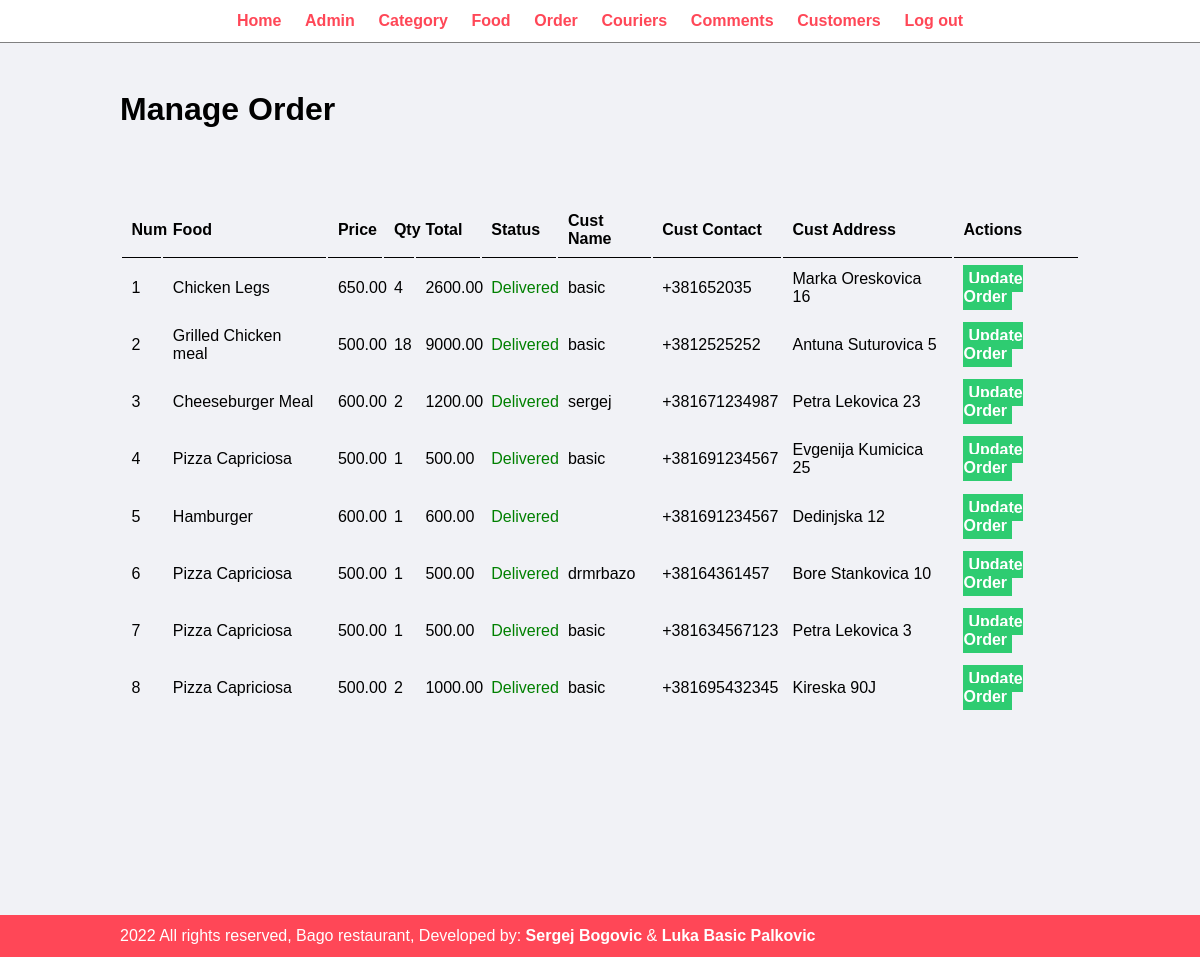
The page /admin/manage-order.php (signed in) on the database its author committed.
### tables this page shows
CREATE TABLE `tbl_order` (
  `id` int(11) NOT NULL,
  `food` varchar(255) NOT NULL,
  `price` decimal(10, 2) NOT NULL,
  `qty` int(11) NOT NULL,
  `total` decimal(10, 2) NOT NULL,
  `order_date` datetime NOT NULL,
  `status` varchar(255) NOT NULL,
  `customer_name` varchar(255) NOT NULL,
  `customer_contact` varchar(255) NOT NULL,
  `customer_address` text NOT NULL
);

### admin/manage-order.php (the view, shortened to what this page needs)
<?php include('partials/menu.php'); ?>
<div class="main-content">
    <div class="wrapper">
        <h1>Manage Order</h1>
        <br><br>
        <br><br>
        <table class="tbl-full">
            <tr>
                <th>Num</th>
                <th>Food</th>
                <th>Price</th>
                <th>Qty</th>
                <th>Total</th>
                <th>Status</th>
                <th>Cust Name</th>
                <th>Cust Contact</th>
                <th>Cust Address</th>
                <th>Actions</th>
            </tr>
            <?php
            $sql = "SELECT * FROM tbl_order ORDER BY id DESC";
            $res = mysqli_query($conn, $sql);
            $count = mysqli_num_rows($res);
            $sn = 1;
            if ($count > 0) {
                while ($row = mysqli_fetch_assoc($res)) {
                    $id = $row['id'];
                    $food = $row['food'];
                    $price = $row['price'];
                    $qty = $row['qty'];
                    $total = $row['total'];
                    $status = $row['status'];
                    $customer_name = $row['customer_name'];
                    $customer_contact = $row['customer_contact'];
                    $customer_address = $row['customer_address'];
            ?>
                    <tr>
                        <td><?php echo $sn++; ?></td>
                        <td><?php echo $food; ?></td>
                        <td><?php echo $price; ?></td>
                        <td><?php echo $qty; ?></td>
                        <td><?php echo $total; ?></td>
                        <td>
                            <?php
                            if ($status == "Ordered") {
                                echo "<label>$status</label>";
                            } elseif ($status == "Delivered") {
                                echo "<label style='color: green;'>$status</label>";
                            } elseif ($status == "Cancelled") {
                                echo "<label style='color: red;'>$status</label>";
                            }
                            ?>
                        </td>
                        <td><?php echo $customer_name; ?></td>
                        <td><?php echo $customer_contact; ?></td>
                        <td><?php echo $customer_address; ?></td>
                        <td>
                            <a href="<?php echo SITEURL; ?>admin/update-order.php?id=<?php echo $id ?>" class="btn-secondary">Update Order</a>
                        </td>
                    </tr>
            <?php
                }
            } else {
                echo "<tr><td colspan='2' class='error'>Orders not available.</td></tr>";
            }
            ?>
        </table>
    </div>
</div>
<?php include('partials/footer.php'); ?>

### adminstyle/admin.css (style rules this page uses)
* { margin: 0; padding: 0; font-family: Arial, Helvetica, sans-serif; }
.wrapper { padding: 1%; width: 80%; margin: 0 auto; }
.tbl-full { width: 100%; }
table tr th { border-bottom: 1px solid black; padding: 1%; text-align: left; }
table tr td { padding: 1%; }
.btn-secondary { background-color: #2ecc71; padding: 1%; color: white; text-decoration: none; font-weight: bold; padding: 5px; }
.main-content { background-color: #f1f2f6; padding: 3% 0; position: relative; min-height: 100vh; }

### rows shown on the page
tbl_order: food "Chicken Legs", price "650.00", qty "4", total "2600.00", status "Delivered", customer_name "basic", customer_contact "+381652035", customer_address "Marka Oreskovica 16"
tbl_order: food "Grilled Chicken meal", price "500.00", qty "18", total "9000.00", status "Delivered", customer_name "basic", customer_contact "+3812525252", customer_address "Antuna Suturovica 5"
tbl_order: food "Cheeseburger Meal", price "600.00", qty "2", total "1200.00", status "Delivered", customer_name "sergej", customer_contact "+381671234987", customer_address "Petra Lekovica 23"
tbl_order: food "Pizza Capriciosa", price "500.00", qty "1", total "500.00", status "Delivered", customer_name "basic", customer_contact "+381691234567", customer_address "Evgenija Kumicica 25"
tbl_order: food "Hamburger", price "600.00", qty "1", total "600.00", status "Delivered", customer_contact "+381691234567", customer_address "Dedinjska 12"
tbl_order: food "Pizza Capriciosa", price "500.00", qty "1", total "500.00", status "Delivered", customer_name "drmrbazo", customer_contact "+38164361457", customer_address "Bore Stankovica 10"
tbl_order: food "Pizza Capriciosa", price "500.00", qty "1", total "500.00", status "Delivered", customer_name "basic", customer_contact "+381634567123", customer_address "Petra Lekovica 3"
tbl_order: food "Pizza Capriciosa", price "500.00", qty "2", total "1000.00", status "Delivered", customer_name "basic", customer_contact "+381695432345", customer_address "Kireska 90J"
